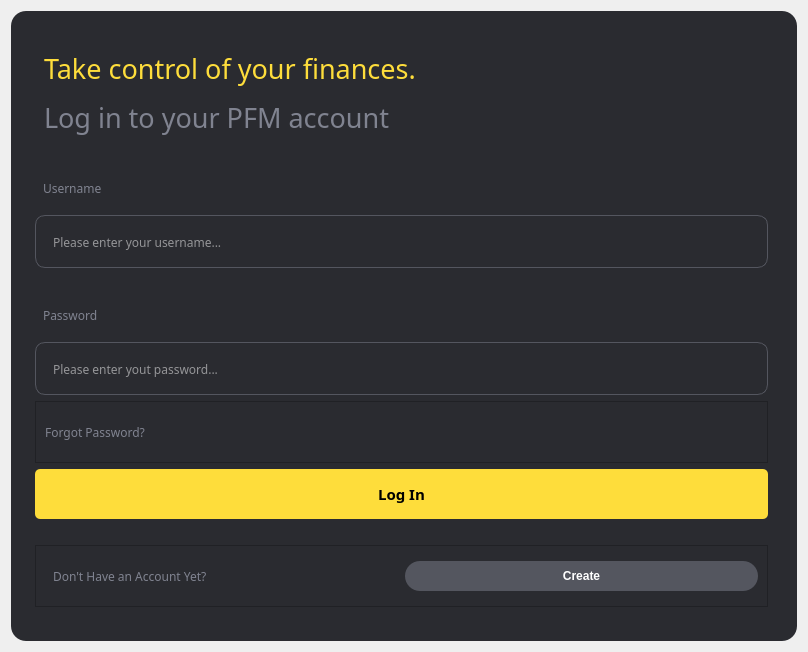
             <widget class="QWidget" name="loginPage">
              <property name="styleSheet">
               <string notr="true"/>
              </property>
              <layout class="QVBoxLayout" name="verticalLayout_3">
               <item>
                <widget class="QFrame" name="loginFrame">
                 <property name="minimumSize">
                  <size>
                   <width>500</width>
                   <height>630</height>
                  </size>
                 </property>
                 <property name="maximumSize">
                  <size>
                   <width>1000</width>
                   <height>700</height>
                  </size>
                 </property>
                 <property name="styleSheet">
                  <string notr="true">#loginFrame{
	background-color: rgb(42, 43, 48);       
   	padding-left: 15px;      
   	padding-right: 20px;       
    padding-top: 25px;          
    padding-bottom: 25px;
	border-radius: 15px;      
}
#username, #password{
	padding-top:25px;
}
QLabel{
	background-color:none;
	padding:5px;
}
QLineEdit{
	height:50px;
	padding: 1px 15 px;
	background-color: rgb(42, 43, 48);
	border: 1px solid rgba(84,86,95,255);
	border-radius: 10px;
	color:rgb(255, 255, 255);
}
#LI_buttonLI{
	background-color: rgb(254, 221, 59);	
	border-radius:5px;
	height:50px;
}
#LI_buttonSignIn{
	color:rgb(255, 255, 255);
	background-color: rgb(84, 86, 95);
	border-radius:15px;
	height:30px;
}
#LI_buttonForgetPassword{
	background-color:rgb(42,43,48);
	color:#808390;
	border-radius:15px;
	height:30px;
}
#username, #password, #LI_noAcc{
	color: rgb(128, 131, 144);
	font-family: Poppins;
}
#LI_ErrorMsg{
	color: rgb(42, 43, 48);
	font-family: Poppins;
}
#frame, #frame_2{
background-color: rgb(42, 43, 48);
}</string>
                 </property>
                 <property name="frameShape">
                  <enum>QFrame::StyledPanel</enum>
                 </property>
                 <property name="frameShadow">
                  <enum>QFrame::Raised</enum>
                 </property>
                 <layout class="QGridLayout" name="gridLayout_4">
                  <item row="1" column="0">
                   <widget class="QLabel" name="username">
                    <property name="font">
                     <font>
                      <family>Poppins</family>
                      <pointsize>9</pointsize>
                     </font>
                    </property>
                    <property name="text">
                     <string>Username</string>
                    </property>
                   </widget>
                  </item>
                  <item row="3" column="0">
                   <widget class="QLabel" name="password">
                    <property name="font">
                     <font>
                      <family>Poppins</family>
                      <pointsize>9</pointsize>
                     </font>
                    </property>
                    <property name="text">
                     <string>Password</string>
                    </property>
                   </widget>
                  </item>
                  <item row="2" column="0">
                   <widget class="QLineEdit" name="LI_inputUsername">
                    <property name="font">
                     <font>
                      <family>Poppins</family>
                      <pointsize>9</pointsize>
                     </font>
                    </property>
                    <property name="placeholderText">
                     <string>Please enter your username...</string>
                    </property>
                   </widget>
                  </item>
                  <item row="4" column="0">
                   <widget class="QLineEdit" name="LI_inputPassword">
                    <property name="font">
                     <font>
                      <family>Poppins</family>
                      <pointsize>9</pointsize>
                     </font>
                    </property>
                    <property name="echoMode">
                     <enum>QLineEdit::Password</enum>
                    </property>
                    <property name="placeholderText">
                     <string>Please enter yout password...</string>
                    </property>
                   </widget>
                  </item>
                  <item row="6" column="0">
                   <widget class="QPushButton" name="LI_buttonLI">
                    <property name="font">
                     <font>
                      <family>Montserrat</family>
                      <pointsize>11</pointsize>
                      <weight>75</weight>
                      <bold>true</bold>
                     </font>
                    </property>
                    <property name="cursor">
                     <cursorShape>PointingHandCursor</cursorShape>
                    </property>
                    <property name="text">
                     <string>Log In</string>
                    </property>
                   </widget>
                  </item>
                  <item row="0" column="0">
                   <widget class="QLabel" name="loginHeader">
                    <property name="font">
                     <font>
                      <family>Poppins Medium</family>
                      <pointsize>13</pointsize>
                     </font>
                    </property>
                    <property name="text">
                     <string>&lt;html&gt;&lt;head/&gt;&lt;body&gt;&lt;p&gt;&lt;span style=&quot; font-size:20pt; color:#fedd3b;&quot;&gt;Take control of your finances.&lt;/span&gt;&lt;/p&gt;&lt;p&gt;&lt;span style=&quot; font-size:20pt; color:#808390;&quot;&gt;Log in to your PFM account&lt;/span&gt;&lt;/p&gt;&lt;/body&gt;&lt;/html&gt;</string>
                    </property>
                   </widget>
                  </item>
                  <item row="7" column="0">
                   <spacer name="horizontalSpacer_2">
                    <property name="orientation">
                     <enum>Qt::Horizontal</enum>
                    </property>
                    <property name="sizeHint" stdset="0">
                     <size>
                      <width>553</width>
                      <height>20</height>
                     </size>
                    </property>
                   </spacer>
                  </item>
                  <item row="5" column="0">
                   <widget class="QFrame" name="frame">
                    <property name="frameShape">
                     <enum>QFrame::StyledPanel</enum>
                    </property>
                    <property name="frameShadow">
                     <enum>QFrame::Raised</enum>
                    </property>
                    <layout class="QHBoxLayout" name="horizontalLayout_2">
                     <item>
                      <widget class="QPushButton" name="LI_buttonForgetPassword">
                       <property name="font">
                        <font>
                         <family>Poppins</family>
                         <pointsize>9</pointsize>
                        </font>
                       </property>
                       <property name="cursor">
                        <cursorShape>PointingHandCursor</cursorShape>
                       </property>
                       <property name="text">
                        <string>Forgot Password?</string>
                       </property>
                      </widget>
                     </item>
                     <item>
                      <spacer name="horizontalSpacer">
                       <property name="orientation">
                        <enum>Qt::Horizontal</enum>
                       </property>
                       <property name="sizeHint" stdset="0">
                        <size>
                         <width>589</width>
                         <height>20</height>
                        </size>
                       </property>
                      </spacer>
                     </item>
                     <item>
                      <widget class="QLabel" name="LI_ErrorMsg">
                       <property name="font">
                        <font>
                         <family>Poppins</family>
                         <pointsize>10</pointsize>
                        </font>
                       </property>
                       <property name="styleSheet">
                        <string notr="true">color: rgb(255, 55, 58);</string>
                       </property>
                       <property name="text">
                        <string/>
                       </property>
                      </widget>
                     </item>
                    </layout>
                   </widget>
                  </item>
                  <item row="8" column="0">
                   <widget class="QFrame" name="frame_2">
                    <property name="frameShape">
                     <enum>QFrame::StyledPanel</enum>
                    </property>
                    <property name="frameShadow">
                     <enum>QFrame::Raised</enum>
                    </property>
                    <layout class="QHBoxLayout" name="horizontalLayout_3">
                     <item>
                      <widget class="QLabel" name="LI_noAcc">
                       <property name="font">
                        <font>
                         <family>Poppins</family>
                         <pointsize>9</pointsize>
                        </font>
                       </property>
                       <property name="text">
                        <string>Don't Have an Account Yet?</string>
                       </property>
                       <property name="alignment">
                        <set>Qt::AlignLeading|Qt::AlignLeft|Qt::AlignVCenter</set>
                       </property>
                      </widget>
                     </item>
                     <item>
                      <widget class="QPushButton" name="LI_buttonSignIn">
                       <property name="font">
                        <font>
                         <family>Segoe UI</family>
                         <pointsize>9</pointsize>
                         <weight>75</weight>
                         <bold>true</bold>
                        </font>
                       </property>
                       <property name="cursor">
                        <cursorShape>PointingHandCursor</cursorShape>
                       </property>
                       <property name="text">
                        <string>Create</string>
                       </property>
                      </widget>
                     </item>
                    </layout>
                   </widget>
                  </item>
                 </layout>
                </widget>
               </item>
              </layout>
             </widget>
